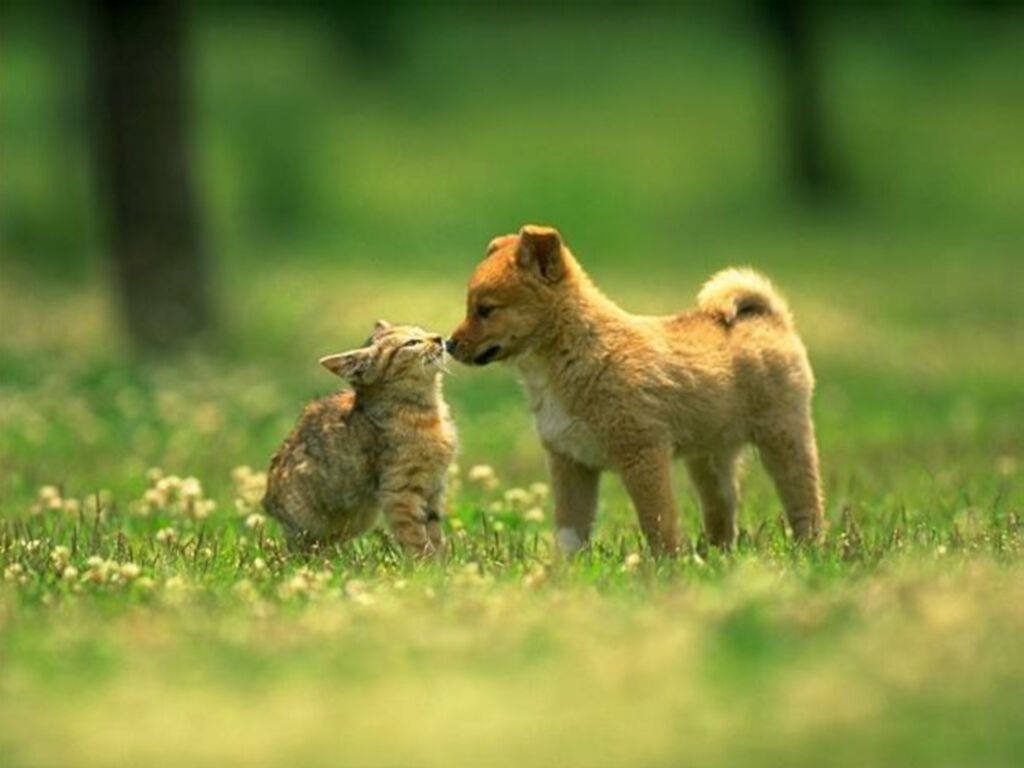
#> input picture data/images/cat_and_dog.jpg, 1024 x 768 px
$ python show_histogram.py
#> lines starting #> are read from the running program, lines starting #| are printed output that depends on the picture
import cv2
import numpy as np
import sys
import matplotlib.pyplot as plt
import os


file_name = os.path.join(os.path.dirname(__file__), '../data/images/cat_and_dog.jpg')

if len(sys.argv) > 1:
	file_name = sys.argv[1]


img = cv2.imread(file_name)
#> img is the input picture: shape (768, 1024, 3); mean B, G, R 59.1, 135.6, 119.9

# If we don't exchange R,B channels, they are distorted in matplotlib.
# http://stackoverflow.com/questions/40067243/matplotlib-adding-blue-shade-to-an-image
im2 = img.copy()
im2[:, :, 0] = img[:, :, 2]
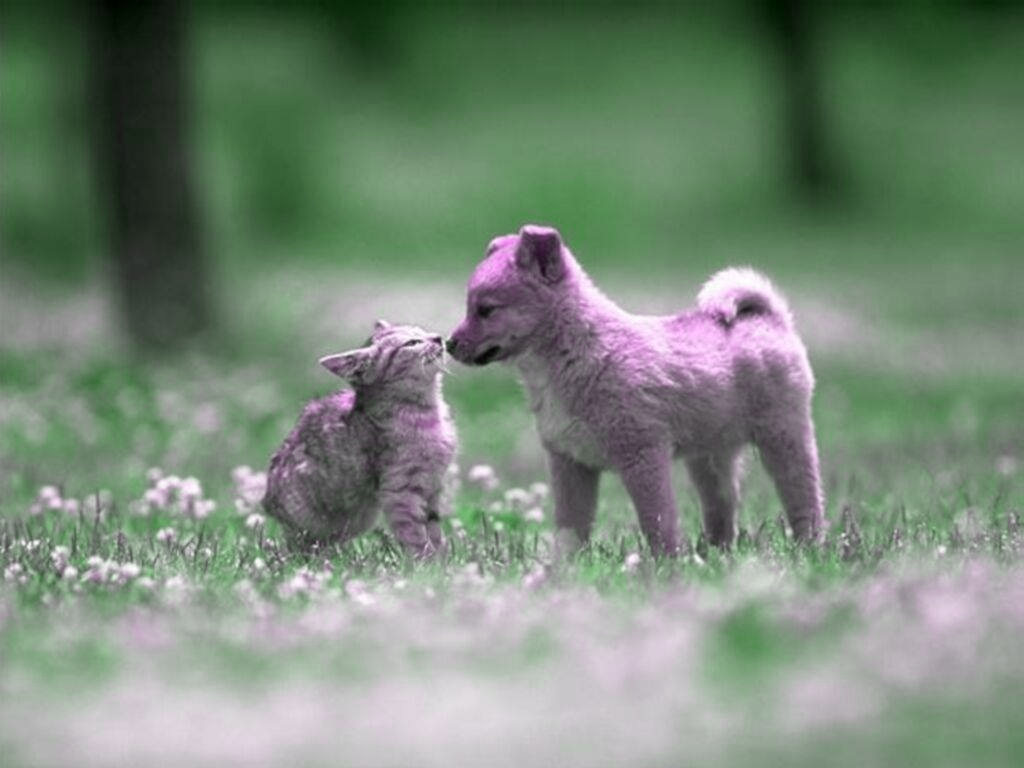
#> im2: shape (768, 1024, 3); mean B, G, R 119.9, 135.6, 119.9
im2[:, :, 2] = img[:, :, 0]

fig = plt.figure()
fig.suptitle('Image Histogram and channel splitting')


ax = plt.subplot(2, 3, 1)
ax.set_title("Original Image")
ax.imshow(im2)

ax = plt.subplot(2, 3, 2)
color = ('b','g','r')
for i,col in enumerate(color):
	histr = cv2.calcHist([im2],[i],None,[256],[0,256])
	plt.plot(histr,color = col)
	plt.xlim([0,256])
ax.set_title("R,G,B Histogram")

b,g,r = cv2.split(img)
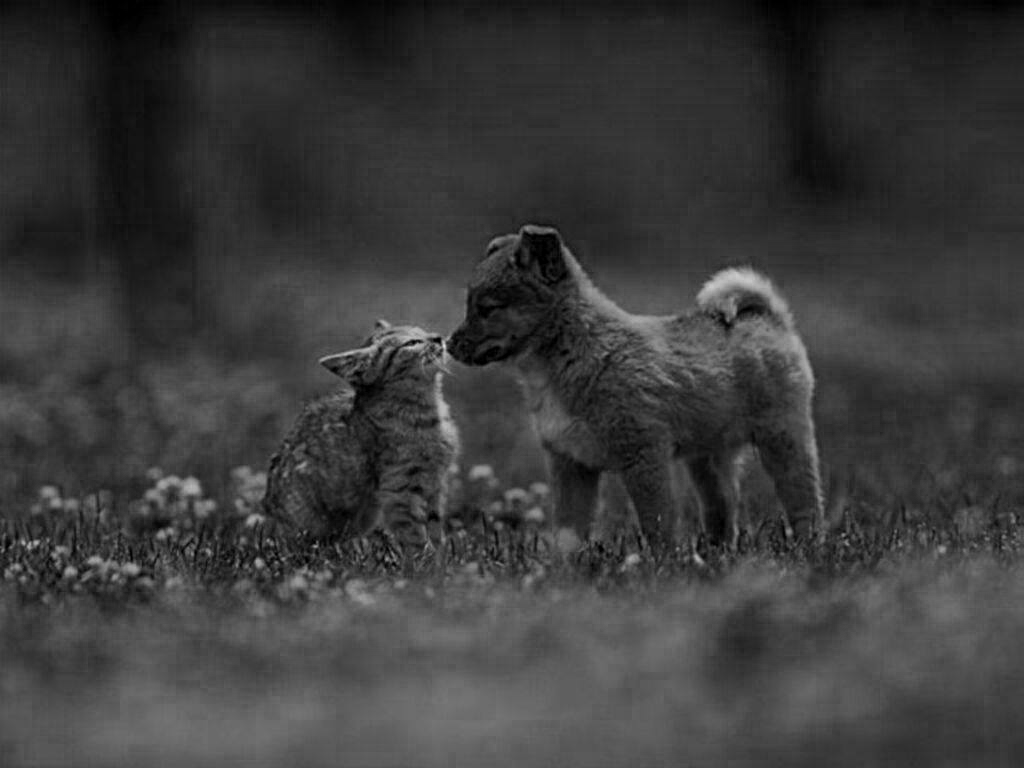
#> b: shape (768, 1024); min 0, max 221, mean 59.1
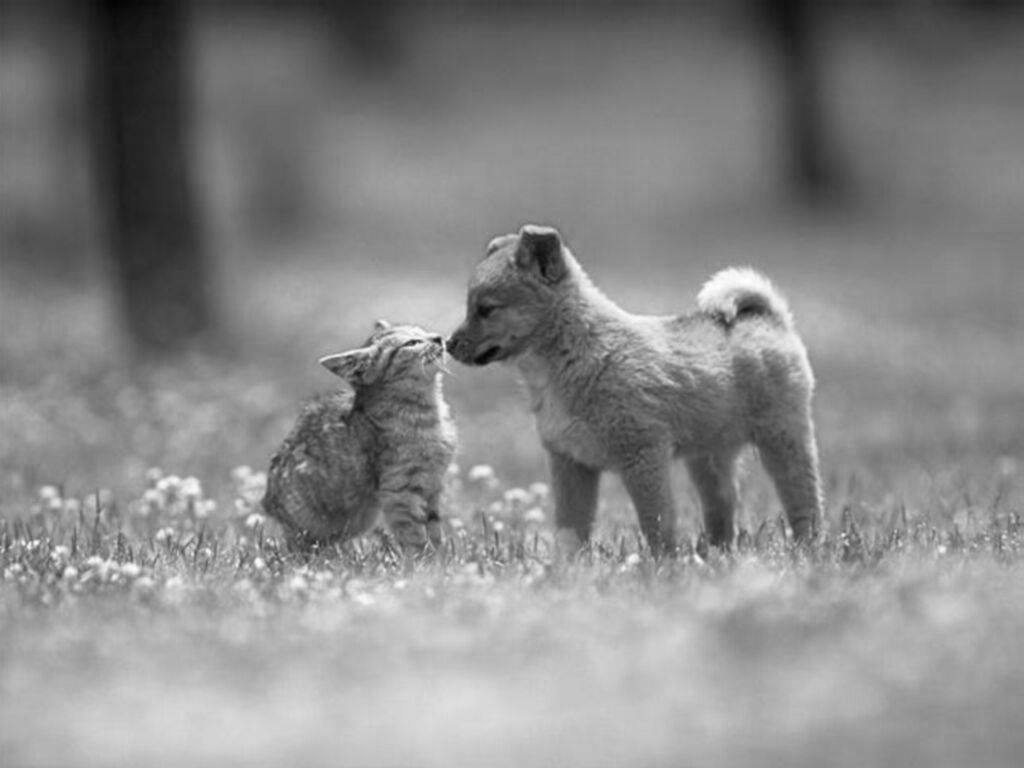
#> g: shape (768, 1024); min 3, max 255, mean 135.6
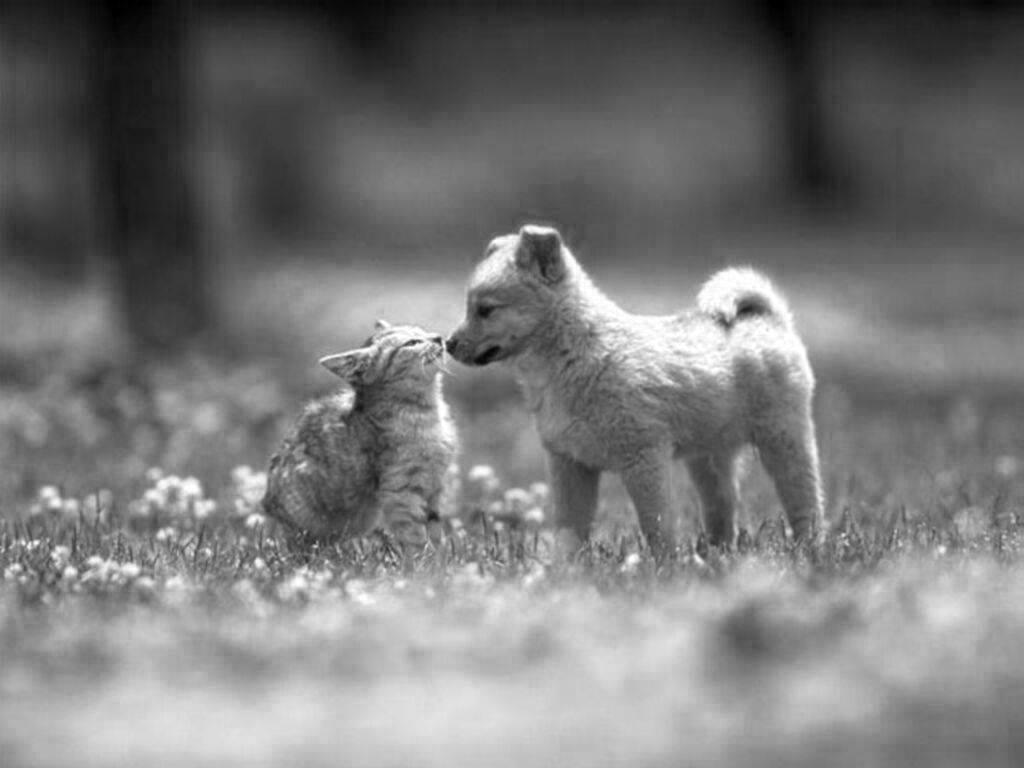
#> r: shape (768, 1024); min 0, max 255, mean 119.9

ax=plt.subplot(2, 3, 4)
ax.set_title("Red Channel")
ax.imshow(r,"gray")

ax=plt.subplot(2, 3, 5)
ax.set_title("Green Channel")
ax.imshow(g, "gray")

ax=plt.subplot(2, 3, 6)
ax.set_title("Blue Channel")
ax.imshow(b, "gray")

plt.show()
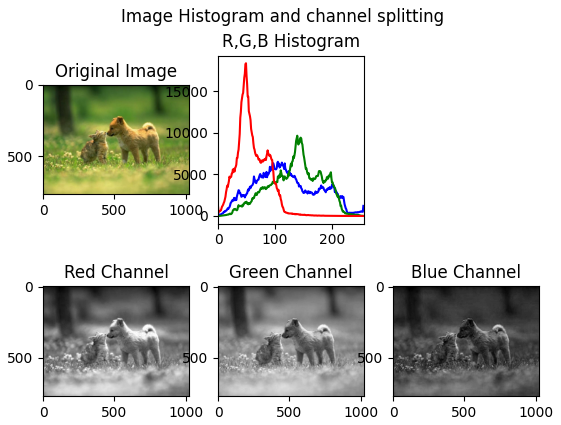
#> figure drawn by matplotlib, 5 panels; panel 2: curve peaks at x = 105, y = 6529; panel 2: curve peaks at x = 139, y = 9673; panel 2: curve peaks at x = 49, y = 18403
